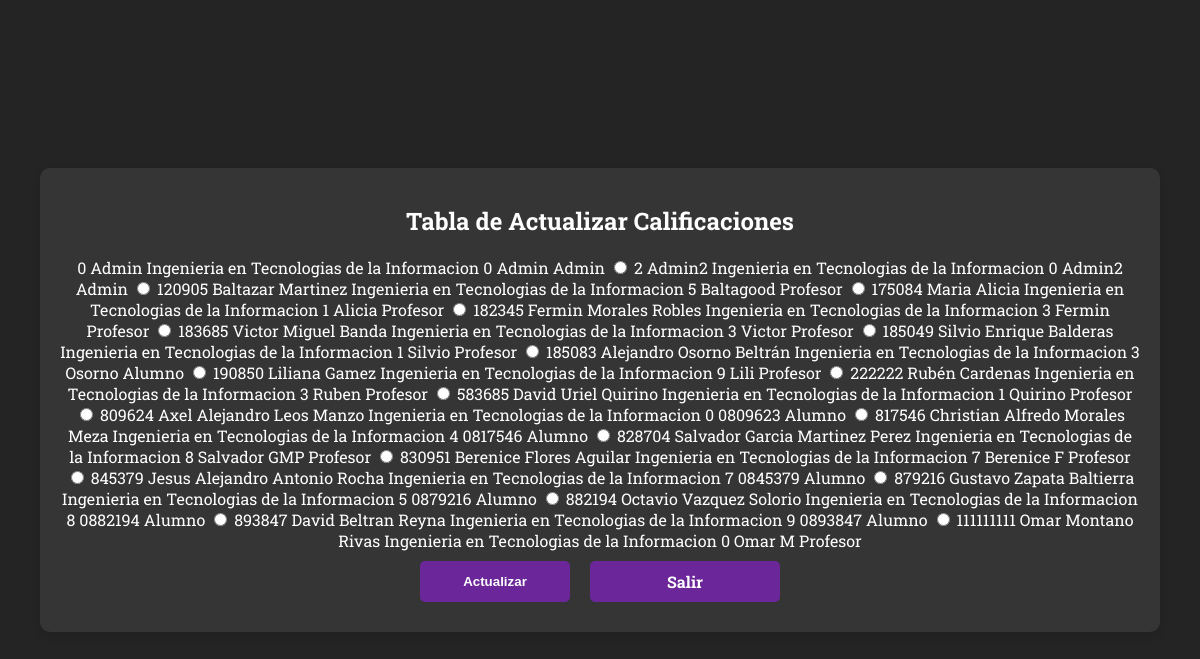
Page /TablaCalificaciones.php on the committed database.
### tables this page shows
CREATE TABLE `usuarios` (
  `matricula` int(11) NOT NULL,
  `nombre_completo` text NOT NULL,
  `carrera` int(11) NOT NULL,
  `generacion` int(11) NOT NULL,
  `semestre` int(11) NOT NULL,
  `username` text NOT NULL,
  `password` text NOT NULL,
  `tipo` int(11) NOT NULL
);

CREATE TABLE `carreras` (
  `carrera` int(11) NOT NULL,
  `nombre` text NOT NULL,
  `semestres` int(11) NOT NULL
);

CREATE TABLE `tipousuarios` (
  `tipo` int(11) NOT NULL,
  `nombre` text NOT NULL
);

### TablaCalificaciones.php (the view, shortened to what this page needs)
<!DOCTYPE html>
<html lang="es">
<head>
    <link rel="stylesheet" type="text/css" href="Tablas_actualizar.css" />
</head>
<body>
    <div class="container">
        <h1>Tabla de Actualizar Calificaciones</h1>
        <?php
        $servername = "localhost";
        $username = "root";
        $contrasena = "";
        $dbname = "t15a_proyecto";
        $conn = new mysqli($servername, $username, $contrasena, $dbname);
        $sql =  "SELECT
        U.matricula,
        U.nombre_completo,
        C.nombre AS 'carrera',
        U.generacion,
        U.semestre,
        U.username,
        U.password,
        T.nombre
        FROM usuarios U
        INNER JOIN carreras C ON C.carrera = U.carrera
        INNER JOIN tipousuarios T ON T.tipo = U.tipo";
        $result = $conn->query($sql);
        if ($result->num_rows > 0) {
            echo "<form method='post' action='#>";
            echo "<table>
                    <tr>
                        <th>Seleccionar</th>
                        <th>Alumno</th>
                        <th>Grupo</th>
                        <th>Parcial 1</th>
                        <th>Parcial 2</th>
                        <th>Parcial 3</th>
                        <th>Final</th>
                        <th>Extraordinario</th>
                        <th>Regularizacio</th>
                    </tr>";
            while ($row = $result->fetch_assoc()) {
                echo "<tr>
                        <td><input type='radio' name='id' value='" . $row["matricula"] . "'></td>
                        <td>" . $row["matricula"] . "</td>
                        <td>" . $row["nombre_completo"] . "</td>
                        <td>" . $row["carrera"] . "</td>
                        <td>" . $row["semestre"] . "</td>
                        <td>" . $row["username"] . "</td>
                        <td>" . $row["nombre"] . "</td>
                      </tr>";
            }
            echo "<div class='button-container'>";
            echo "<input type='submit' value='Actualizar'>";
            echo "<a href='Menu.php'>Salir</a>";
            echo "</div>";
            echo "</form>";
        } else {
            echo "<p>No se encontraron resultados.</p>";
            echo "<div class='button-container'>";
            echo "<a href='Menu.php'>Salir</a>";
            echo "</div>";
        }
        ?>
    </div>
</body>
</html>

### Tablas_actualizar.css (style rules this page uses)
body { margin: 0; padding: 0; font-family: 'Roboto Slab', serif; background-color: #242424; display: flex; justify-content: center; align-items: center; min-height: 100vh; }
.container { width: 90%; max-width: 100%; background-color: #353535; padding: 20px; border-radius: 10px; box-shadow: 0 4px 8px rgba(0, 0, 0, 0.1); text-align: center; color: white; }
h1 { font-size: 24px; color: #ffffff; margin-bottom: 20px; }
.button-container { display: flex; justify-content: center; }
input[type="submit"], a { padding: 10px 20px; margin: 10px; border: none; background-color: #6b2699; color: white; cursor: pointer; text-decoration: none; border-radius: 5px; display: inline-block; font-weight: bold; width: 150px; text-align: center; transition: all 0.5s; }

### rows in the picture
usuarios: matricula "0", nombre_completo "Admin", carrera.nombre "Ingenieria en Tecnologias de la Informacion", semestre "0", username "Admin", tipo.nombre "Admin"
usuarios: matricula "2", nombre_completo "Admin2", carrera.nombre "Ingenieria en Tecnologias de la Informacion", semestre "0", username "Admin2", tipo.nombre "Admin"
usuarios: matricula "120905", nombre_completo "Baltazar Martinez", carrera.nombre "Ingenieria en Tecnologias de la Informacion", semestre "5", username "Baltagood", tipo.nombre "Profesor"
usuarios: matricula "175084", nombre_completo "Maria Alicia", carrera.nombre "Ingenieria en Tecnologias de la Informacion", semestre "1", username "Alicia", tipo.nombre "Profesor"
usuarios: matricula "182345", nombre_completo "Fermin Morales Robles", carrera.nombre "Ingenieria en Tecnologias de la Informacion", semestre "3", username "Fermin", tipo.nombre "Profesor"
usuarios: matricula "183685", nombre_completo "Victor Miguel Banda", carrera.nombre "Ingenieria en Tecnologias de la Informacion", semestre "3", username "Victor", tipo.nombre "Profesor"
usuarios: matricula "185049", nombre_completo "Silvio Enrique Balderas", carrera.nombre "Ingenieria en Tecnologias de la Informacion", semestre "1", username "Silvio", tipo.nombre "Profesor"
usuarios: matricula "185083", nombre_completo "Alejandro Osorno Beltrán", carrera.nombre "Ingenieria en Tecnologias de la Informacion", semestre "3", username "Osorno", tipo.nombre "Alumno"
usuarios: matricula "190850", nombre_completo "Liliana Gamez", carrera.nombre "Ingenieria en Tecnologias de la Informacion", semestre "9", username "Lili", tipo.nombre "Profesor"
usuarios: matricula "222222", nombre_completo "Rubén Cardenas", carrera.nombre "Ingenieria en Tecnologias de la Informacion", semestre "3", username "Ruben", tipo.nombre "Profesor"
usuarios: matricula "583685", nombre_completo "David Uriel Quirino", carrera.nombre "Ingenieria en Tecnologias de la Informacion", semestre "1", username "Quirino", tipo.nombre "Profesor"
usuarios: matricula "809624", nombre_completo "Axel Alejandro Leos Manzo", carrera.nombre "Ingenieria en Tecnologias de la Informacion", semestre "0", username "0809623", tipo.nombre "Alumno"
usuarios: matricula "817546", nombre_completo "Christian Alfredo Morales Meza", carrera.nombre "Ingenieria en Tecnologias de la Informacion", semestre "4", username "0817546", tipo.nombre "Alumno"
usuarios: matricula "828704", nombre_completo "Salvador Garcia Martinez Perez", carrera.nombre "Ingenieria en Tecnologias de la Informacion", semestre "8", username "Salvador GMP", tipo.nombre "Profesor"
usuarios: matricula "830951", nombre_completo "Berenice Flores Aguilar", carrera.nombre "Ingenieria en Tecnologias de la Informacion", semestre "7", username "Berenice F", tipo.nombre "Profesor"
usuarios: matricula "845379", nombre_completo "Jesus Alejandro Antonio Rocha", carrera.nombre "Ingenieria en Tecnologias de la Informacion", semestre "7", username "0845379", tipo.nombre "Alumno"
usuarios: matricula "879216", nombre_completo "Gustavo Zapata Baltierra", carrera.nombre "Ingenieria en Tecnologias de la Informacion", semestre "5", username "0879216", tipo.nombre "Alumno"
usuarios: matricula "882194", nombre_completo "Octavio Vazquez Solorio", carrera.nombre "Ingenieria en Tecnologias de la Informacion", semestre "8", username "0882194", tipo.nombre "Alumno"
usuarios: matricula "893847", nombre_completo "David Beltran Reyna", carrera.nombre "Ingenieria en Tecnologias de la Informacion", semestre "9", username "0893847", tipo.nombre "Alumno"
usuarios: matricula "111111111", nombre_completo "Omar Montano Rivas", carrera.nombre "Ingenieria en Tecnologias de la Informacion", semestre "0", username "Omar M", tipo.nombre "Profesor"
